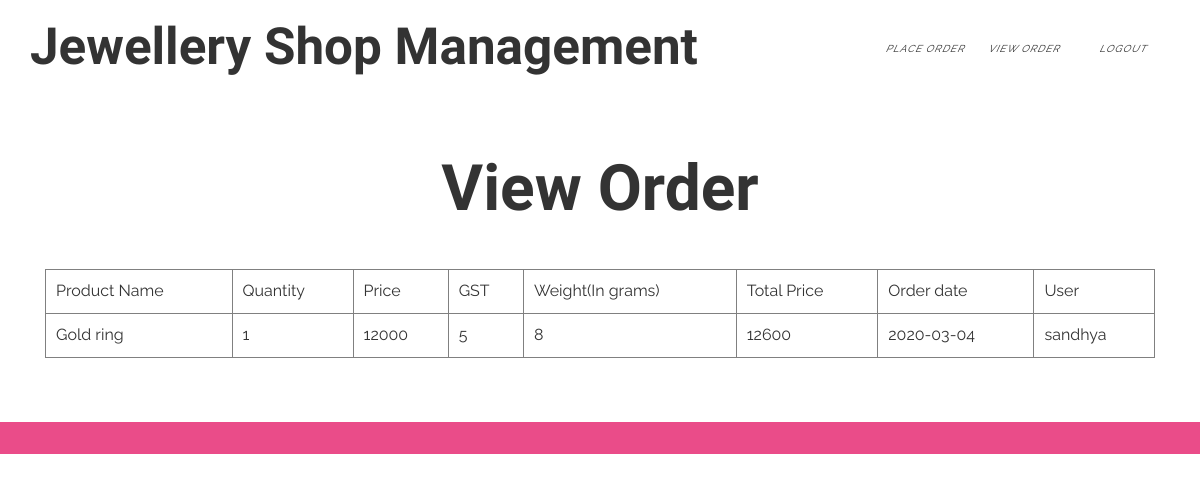
The app's page /vieworder.php (signed in) with its own data.
### tables this page shows
CREATE TABLE IF NOT EXISTS `order_table` (
  `order_id` int(10) NOT NULL AUTO_INCREMENT,
  `odate` date NOT NULL,
  `product_id` int(10) NOT NULL,
  `product_name` text NOT NULL,
  `product_quantity` text NOT NULL,
  `pprice` text NOT NULL,
  `gst` text NOT NULL,
  `price` int(10) NOT NULL,
  `uid` text NOT NULL,
  `pweight` text NOT NULL,
  PRIMARY KEY (`order_id`),
  UNIQUE KEY `order_id` (`order_id`)
);

### vieworder.php (the view, shortened to what this page needs)
<?php
include("header.php");
?>
<div class="contact">
    <div class="container">
           <h3>View Order</h3>
		   <div class="col-md-12 contact-top">
		   <table align="left" cellpadding="10" cellspacing="0" border="1" width="100%">
		   <tr><td>Product Name</td><td>Quantity</td><td>Price</td><td>GST</td><td>Weight(In grams)</td><td>Total Price</td><td>Order date</td><td>User</td></tr>
		   <?php
		   $uid=$_SESSION['uname'];
		   if($_SESSION['aid']!='')
			{
		   $q=mysql_query("select * from  order_table");
			}
			else
			{
		   $q=mysql_query("select * from  order_table where uid='$uid'");
		   }
		    while($m=mysql_fetch_array($q))
			   {
			   $product_quantity=$m['product_quantity'];
			   $product_name=$m['product_name'];
			   $price=$m['price'];
			   $pprice=$m['pprice'];
			    $gst=$m['gst'];
			   $odate=$m['odate'];
			   $uid=$m['uid'];
			   $pweight=$m['pweight'];
		   			   echo "<tr><td>$product_name</td><td>$product_quantity</td><td>$pprice</td><td>$gst</td><td>$pweight</td><td>$price</td><td>$odate</td><td>$uid</td></tr>";
			   }
		   ?>
		   </table>
        </div>
    </div>
  </div>
<?php
include("footer.php");
?>

### css/style.css (style rules this page uses)
html, body { font-family: 'Raleway', sans-serif; font-size: 100%; background: #FFf; }
h1,h2,h3,h4,h5,h6 { margin:0; }
body, html { padding: 0; margin: 0; text-align: center; }
.contact { padding: 4em 0; text-align: left; }
.contact h3 { color: #333; font-size: 4em; font-weight: 700; font-family: 'Tangerine', cursive; margin-bottom: 0.7em; text-align: center; text-align:center; }

### records on screen
order_table: product_name "Gold ring", product_quantity "1", pprice "12000", gst "5", pweight "8", price "12600", odate "2020-03-04", uid "sandhya"
